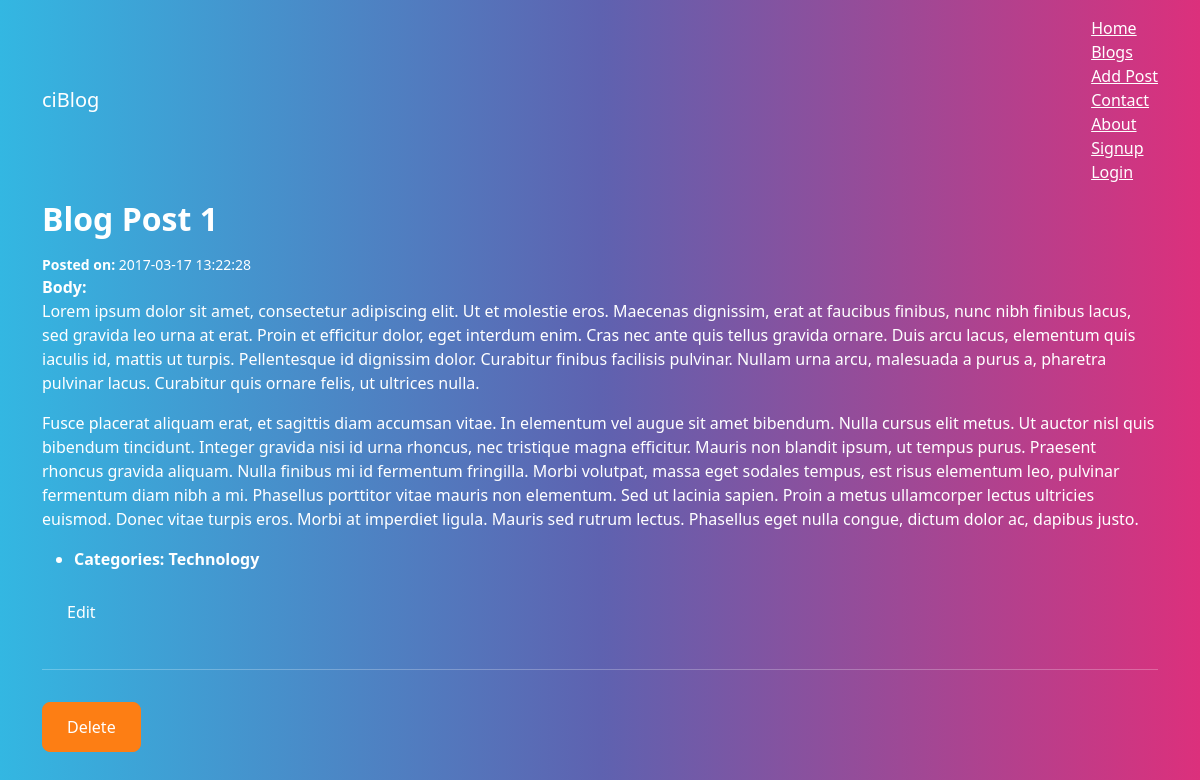
Page /posts/Blog-Post-1 on the committed database.
### tables this page shows
CREATE TABLE `posts` (
  `id` int(11) NOT NULL,
  `category_id` int(11) NOT NULL,
  `user_id` int(11) NOT NULL,
  `title` varchar(255) NOT NULL,
  `slug` varchar(255) NOT NULL,
  `body` text NOT NULL,
  `post_image` varchar(255) NOT NULL,
  `created_at` timestamp NOT NULL DEFAULT CURRENT_TIMESTAMP
);

CREATE TABLE `categories` (
  `id` int(11) NOT NULL,
  `user_id` int(11) NOT NULL,
  `name` varchar(255) NOT NULL,
  `created_at` timestamp NOT NULL DEFAULT CURRENT_TIMESTAMP
);

### application/controllers/Posts.php (called while the page is built, shortened)
<?php
class Posts extends CI_Controller {
   public function __construct(){
      $this->load->model('Posts_model');
      $this->load->helper('url');
      $this->load->database();
      $this->load->helper('text');
   }
   public function view($slug = NULL) {
      $data['post'] = $this->Posts_model->get_posts($slug);
      $data['name'] = $this->Posts_model->get_unique_category();
      $data['title'] = $data['post']['title'];
      $this->load->view('templetes/header');
      $this->load->view('posts/view', $data);
      $this->load->view('templetes/footer');
}
}
?>

### index.php (called while the page is built, shortened)
<?php
require_once BASEPATH.'core/CodeIgniter.php';

### application/models/Posts_model.php (called while the page is built, shortened)
<?php
class Posts_model extends CI_Model{
    public function get_posts($slug = False , $limit = Null, $offset = Null){
            $query=$this->db->get_where('posts', array('slug' => $slug));
            return $query->row_array();
    }
    public function get_unique_category(){
        $this->db->select('name');
        $this->db->join('categories','categories.id = posts.category_id');
        $query=$this->db->get('posts');
        return $query->row_array();
    }
}
?>

### application/views/posts/view.php (the view)
<h2><?php echo $post['title']; ?></h2>
<small><b>Posted on: </b> <?php echo $post['created_at'] ?></small>
<div class="post-body"><b class="post-tags&nbsp;post-tags-tag3">Body: </b><?php echo $post['body']; ?></div>
<ul class=""><li><strong>Categories: <?php echo $name['name']; ?> </strong></ul></li>
<a class="btn btn-default pull-left" href="<?php echo base_url(); ?>posts/edit/<?php echo $post['id']; ?>">Edit</a><hr>
<?php  echo form_open('/posts/delete/'.$post['id'] ); ?>
<button value="delete" type="submit" class="btn btn-danger">Delete</button>

### rows in the picture
posts: title "Blog Post 1", created_at "2017-03-17 13:22:28", body "Lorem ipsum dolor sit amet, consectetur adipiscing elit. Ut et molestie eros. Maecenas dignissim, erat at faucibus finibus, nunc nibh finibus lacus, sed gravida leo urna at erat. Proin et efficitur dolor, eget interdum enim. Cras nec ante quis tellus gravida ornare. Duis arcu lacus, elementum quis iaculis id, mattis ut turpis. Pellentesque id dignissim dolor. Curabitur finibus facilisis pulvinar. Nullam urna arcu, malesuada a purus a, pharetra pulvinar lacus. Curabitur quis ornare felis, ut ultrices nulla. Fusce placerat aliquam erat, et sagittis diam accumsan vitae. In elementum vel augue sit amet bibendum. Nulla cursus elit metus. Ut auctor nisl quis bibendum tincidunt. Integer gravida…"
categories: name "Technology"
